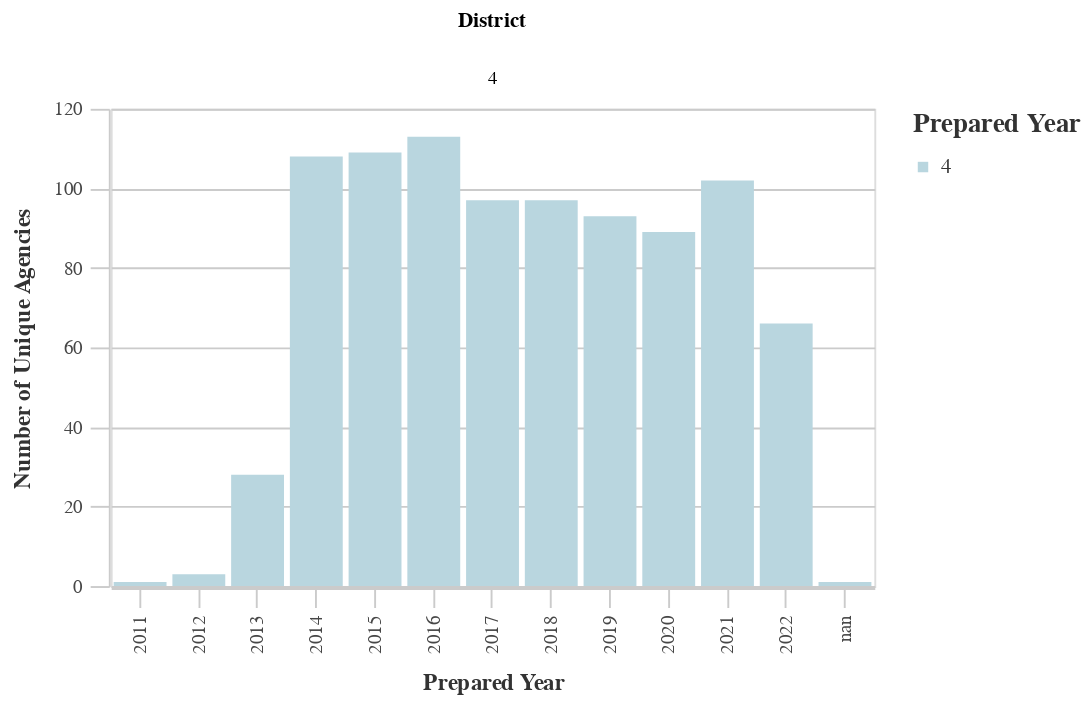

Write notebook code for a chart like this one.
### Markdown cell above
### Number of Unique Agencies by District

### Code cell
# Unique Agencies by Dist
dist_years_agency = ((
        df
        >> group_by(_.prepared_y, _.dist)
        >> summarize(n=_.primary_agency_name.nunique())
        >> arrange(-_.prepared_y)
    )
        .rename(columns={'dist':'District', 'n':'Count'})
    )
chart10 = (alt.Chart(dist_years_agency).mark_bar().encode(
        column='District:N',
        x=alt.X('prepared_y:O', title='Prepared Year'),
        y=alt.Y('Count:Q', title='Number of Unique Agencies'),
        color = alt.Color("District:N", 
                              scale=alt.Scale(
                                  range=altair_utils.CALITP_SEQUENTIAL_COLORS),  
                               legend=alt.Legend(title="Prepared Year")
                              )))
                              
chart10 = styleguide.preset_chart_config(chart10)
chart10 = _dla_utils.add_tooltip(chart10, 'prepared_y', 'Count')

display(chart10)

### Figure 1 — Vega-Lite specification as saved in the notebook (floating-point values rounded to 4 significant figures)
{"config": {"view": {"continuousWidth": 400, "continuousHeight": 300}, "axis": {"domainColor": "#cbcbcb", "grid": true, "gridColor": "#cbcbcb", "gridWidth": 1, "labelColor": "#474747", "labelFont": "Nunito Sans", "labelFontSize": 10, "labelPadding": 4, "tickColor": "#cbcbcb", "tickSize": 10, "titleColor": "#333", "titleFont": "Raleway", "titleFontSize": 12, "titlePadding": 10}, "axisBand": {"grid": false}, "background": "white", "font": "Raleway", "header": {"labelFont": "Nunito Sans", "titleFont": "Raleway"}, "legend": {"labelColor": "#333", "labelFont": "Nunito Sans", "labelFontSize": 11, "labelLimit": 0, "padding": 1, "symbolSize": 30, "symbolType": "square", "titleColor": "#333", "titleFont": "Raleway", "titleFontSize": 14, "titlePadding": 10}, "title": {"anchor": "middle", "font": "Raleway", "fontSize": 18, "fontWeight": 300, "offset": 20}}, "data": {"name": "data-4c21e86ce15e45859cf6a0457f4ccffa"}, "mark": "bar", "encoding": {"color": {"field": "District", "legend": {"title": "Prepared Year"}, "scale": {"range": ["#B9D6DF", "#8CBCCB", "#2EA8CE", "#136C97", "#0B405B"]}, "type": "nominal"}, "column": {"field": "District", "type": "nominal"}, "tooltip": [{"field": "prepared_y", "title": "Year", "type": "nominal"}, {"field": "Count", "title": "Count", "type": "quantitative"}], "x": {"field": "prepared_y", "title": "Prepared Year", "type": "ordinal"}, "y": {"field": "Count", "title": "Number of Unique Agencies", "type": "quantitative"}}, "height": 250, "width": 400, "$schema": "https://vega.github.io/schema/vega-lite/v4.17.0.json", "datasets": {"data-4c21e86ce15e45859cf6a0457f4ccffa": [{"prepared_y": "nan", "District": 4, "Count": 1}, {"prepared_y": "2022", "District": 4, "Count": 66}, {"prepared_y": "2021", "District": 4, "Count": 102}, {"prepared_y": "2020", "District": 4, "Count": 89}, {"prepared_y": "2019", "District": 4, "Count": 93}, {"prepared_y": "2018", "District": 4, "Count": 97}, {"prepared_y": "2017", "District": 4, "Count": 97}, {"prepared_y": "2016", "District": 4, "Count": 113}, {"prepared_y": "2015", "District": 4, "Count": 109}, {"prepared_y": "2014", "District": 4, "Count": 108}, {"prepared_y": "2013", "District": 4, "Count": 28}, {"prepared_y": "2012", "District": 4, "Count": 3}, {"prepared_y": "2011", "District": 4, "Count": 1}]}}
